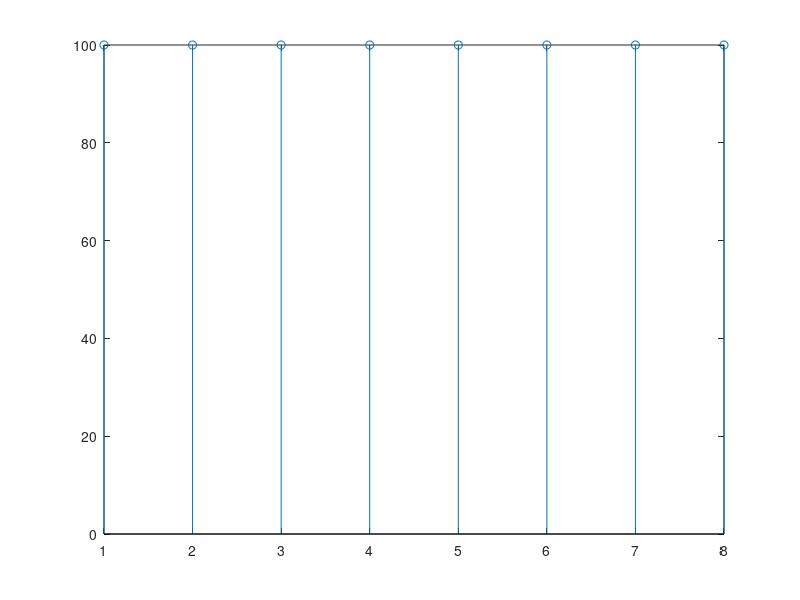
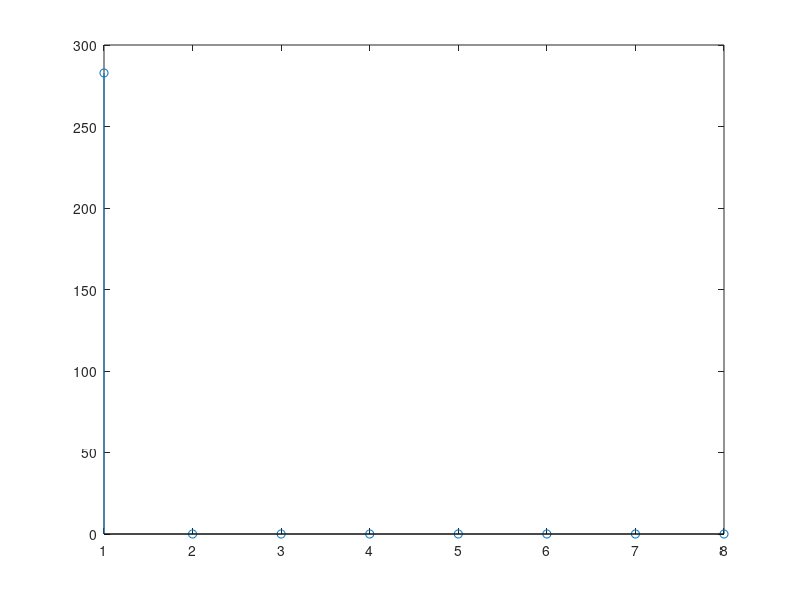
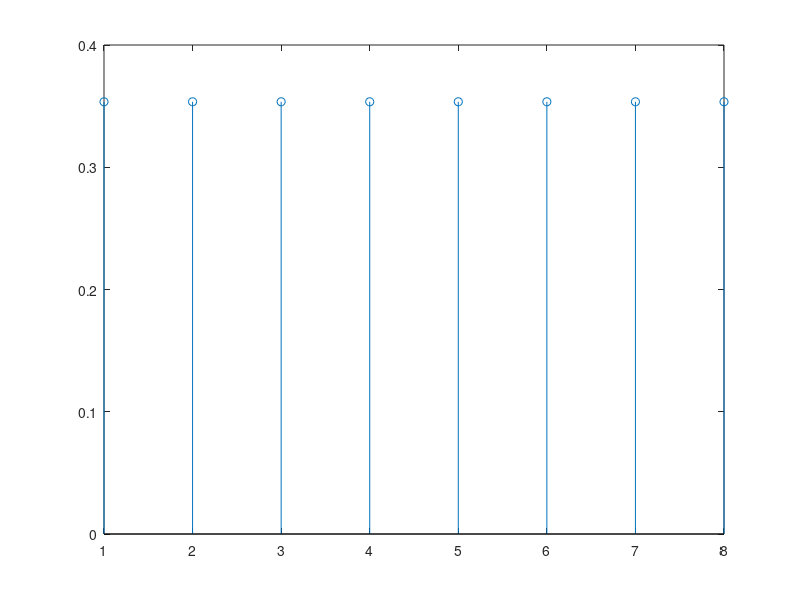
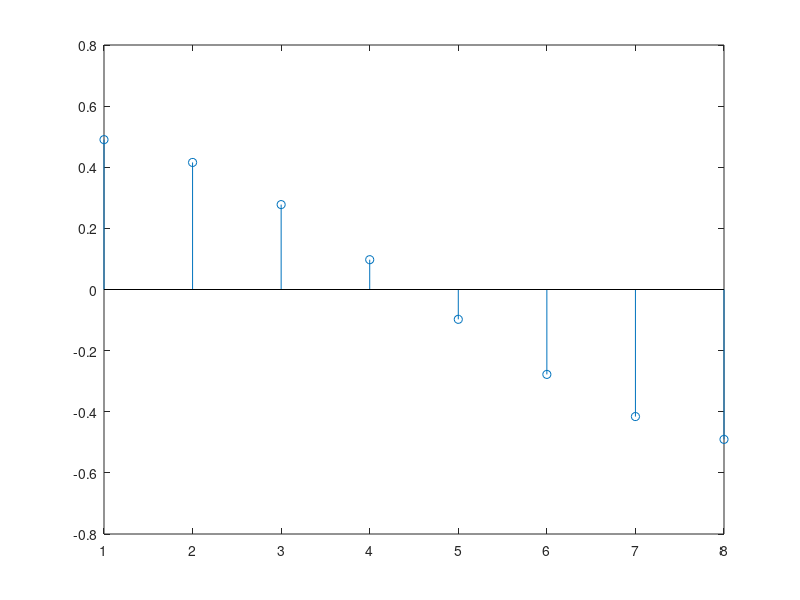

The MATLAB source for these figures, in order:
close all
clear all

i = 1:8 % dimension of vector
f(i) = 100% set fucntion

figure(1)  % plot f

stem(f);

% compute DCT
D = dct(f);

figure(2)  % plot D

stem(D);

% illustrate DCT bases

% compute DCT bases with dctmtx

bases = dctmtx(8);

%plot bases:each row(j) of bases is the jth DCT Basis Function

for j = 1 : 8
    figure %increment figure
    stem(bases(j,:));  % plot rows
end


% construct DCT from Basis Functions
% Simply multiply f' (column vector) by bases

D1 = bases*f';  

figure  % plot D1

stem(D1);